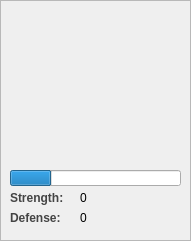
  <widget class="QFrame" name="frame">
   <property name="geometry">
    <rect>
     <x>610</x>
     <y>0</y>
     <width>191</width>
     <height>241</height>
    </rect>
   </property>
   <property name="frameShape">
    <enum>QFrame::StyledPanel</enum>
   </property>
   <property name="frameShadow">
    <enum>QFrame::Raised</enum>
   </property>
   <widget class="QPushButton" name="item_icon_2">
    <property name="geometry">
     <rect>
      <x>20</x>
      <y>10</y>
      <width>151</width>
      <height>151</height>
     </rect>
    </property>
    <property name="autoFillBackground">
     <bool>true</bool>
    </property>
    <property name="styleSheet">
     <string notr="true"/>
    </property>
    <property name="text">
     <string/>
    </property>
    <property name="icon">
     <iconset>
      <normaloff>../../../../../../Downloads/Idle (1) (1).png</normaloff>../../../../../../Downloads/Idle (1) (1).png</iconset>
    </property>
    <property name="iconSize">
     <size>
      <width>150</width>
      <height>150</height>
     </size>
    </property>
    <property name="autoDefault">
     <bool>false</bool>
    </property>
    <property name="flat">
     <bool>true</bool>
    </property>
   </widget>
   <widget class="QLabel" name="strength_label_3">
    <property name="geometry">
     <rect>
      <x>10</x>
      <y>190</y>
      <width>61</width>
      <height>16</height>
     </rect>
    </property>
    <property name="styleSheet">
     <string notr="true">color: rgb(68, 68, 68);</string>
    </property>
    <property name="text">
     <string>&lt;html&gt;&lt;head/&gt;&lt;body&gt;&lt;p&gt;&lt;span style=&quot; font-weight:600;&quot;&gt;Strength:&lt;/span&gt;&lt;/p&gt;&lt;/body&gt;&lt;/html&gt;</string>
    </property>
   </widget>
   <widget class="QLabel" name="defense_label_2">
    <property name="geometry">
     <rect>
      <x>10</x>
      <y>210</y>
      <width>51</width>
      <height>16</height>
     </rect>
    </property>
    <property name="styleSheet">
     <string notr="true">color: rgb(68, 68, 68);</string>
    </property>
    <property name="text">
     <string>&lt;html&gt;&lt;head/&gt;&lt;body&gt;&lt;p&gt;&lt;span style=&quot; font-weight:600;&quot;&gt;Defense:&lt;/span&gt;&lt;/p&gt;&lt;/body&gt;&lt;/html&gt;</string>
    </property>
   </widget>
   <widget class="QLabel" name="level_value_3">
    <property name="geometry">
     <rect>
      <x>80</x>
      <y>190</y>
      <width>51</width>
      <height>16</height>
     </rect>
    </property>
    <property name="text">
     <string>0</string>
    </property>
   </widget>
   <widget class="QLabel" name="level_value_5">
    <property name="geometry">
     <rect>
      <x>80</x>
      <y>210</y>
      <width>51</width>
      <height>16</height>
     </rect>
    </property>
    <property name="text">
     <string>0</string>
    </property>
   </widget>
   <widget class="QProgressBar" name="progressBar">
    <property name="geometry">
     <rect>
      <x>10</x>
      <y>170</y>
      <width>171</width>
      <height>16</height>
     </rect>
    </property>
    <property name="value">
     <number>24</number>
    </property>
    <property name="textVisible">
     <bool>false</bool>
    </property>
   </widget>
  </widget>
